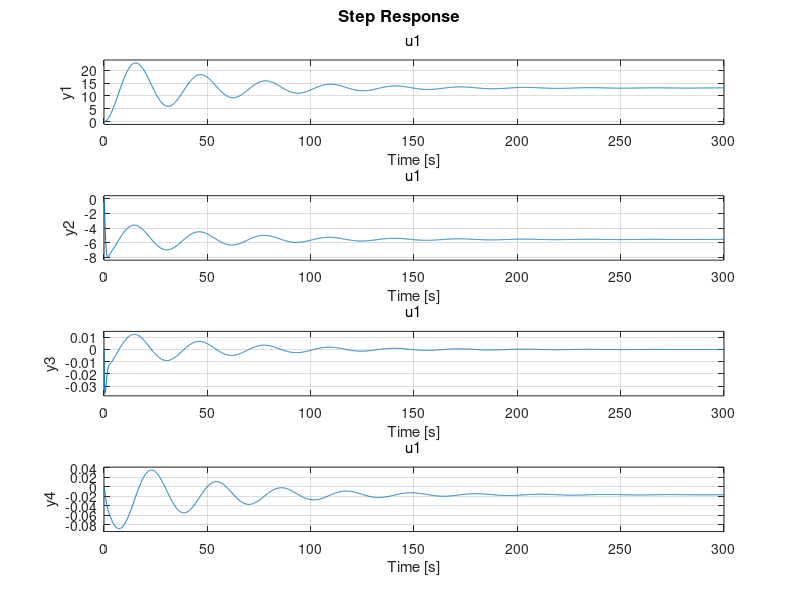

Write MATLAB code to recreate this figure. (Note: this script raises an error after producing the figure.)
% File to calculate dimensional derivatives

clc
close all
clear

% Load Non-Dimensional Stability derivatives

load('nonDimDerivatives.mat');
load('dynamics.mat');

SIunits = false;

if SIunits
    % Conversion factors
    ft_to_metre = 0.3048;
    lb_to_kg = 0.453592;
    slug_to_kg = 14.5939;


    MOIconvert = slug_to_kg * (ft_to_metre ^ 2);



    % Constants
    a = 340; % sonic velocity in m/s
    g = 9.80665; % acceleration due to gravity
    rho = 1.225; % density in kg/m^3
    
    % Convert
    U_0 = U_0 * ft_to_metre;
    S = S * ft_to_metre^2;
    b = b * ft_to_metre;
    c = c * ft_to_metre;
    m = m * lb_to_kg;

    Ixx = Ixx * MOIconvert;
    Iyy = Iyy * MOIconvert;
    Izz = Izz * MOIconvert;
    Ixz = Ixz * MOIconvert ;  


else
    a = 1125.33; % sonic velocity in ft/s
    g = 32.174;

    % Convert mass moments of inertia to consistent units --> INTO lb-ft^2 FROM slug-ft^2
    Ixx = Ixx * g;
    Iyy = Iyy * g;
    Izz = Izz * g;
    Ixz = Ixz * g;
end

q = 0.5 * rho * U_0^2;
M = U_0 / a;


% calculate Propulsion matrix
Prop = [ eye(3);
0,-Pe(3),Pe(2);
Pe(3),0,-Pe(1);
-Pe(2),Pe(1),0];

Cx_a = C_L - C_D_a;

Xu = -2 * C_D * q * S /(m * U_0) ;
Xw =  q * S / (m * U_0 )* Cx_a ;
Xq = 0;

Zu =  -2 * C_L * (q * S / (m * U_0)); % (2 * C_L + M * C_L_M).... -0.2095
Zw = -q * S / m / U_0 * (C_D + C_La);
Zdw = q * S * c / (m * 2 * U_0^2 ) * C_L_da;
Zq =  -q * S * c  / (m * 2 * U_0 ) * C_L_hq;

Mu = C_m_M * (q * S * c / (Iyy * U_0)); % C_m_u .. 0.0003
Mw = C_m_a * q * S * c / ( Iyy * U_0 ) ;
Mdw = q * S * c^2 / ( Iyy * U_0^2  ) * C_m_da; % ...-0.0008 
Mq = q * S * c^2 / ( Iyy * U_0 * 2) * C_m_hq;

Zde = -(C_L_de * q * S )/ m; % -2.9793
Mde = q * S * c / Iyy * C_m_de;


Mustar = Mu + Mdw * Zu; %
Mwstar = Mw + Mdw * Zw;
Mqstar = Mq + Mdw * Zq;
Mthetastar = -Mdw * g * sin(theta_0);
Mdestar = Mde + Mdw * Zde;

% System stability matrix

A = [Xu Xw 0  -g*cos(theta_0);  Zu Zw U_0 + Zq  -g * sin(theta_0);
    Mustar Mwstar Mqstar Mthetastar;  0  0 1  0];

B = [0; deg2rad(Zde); deg2rad(Mdestar); 0];  % Control matrix

C = eye(size(A, 1));

D = zeros(size(B));

longSys = ss(A, B, C, D); % State-space system

T = linspace(0,200,10000);

% Verify contrallability of all states

co = ctrb(A,B);
cntrl = rank(co);
assert(cntrl == 4);

% Check open-loop eigenvalues
Apole = eig(A);


% Compute the eiginevalues of the UAV
pol = eig(longSys);


% Step response of the UAV
figure(1)
step(longSys,T); % u w q theta
hold on;

% Desired closed-loop eigenvalues
pl = [ -1.8 + 1.5i;
  -1.8 - 1.5i;
   -0.02 + 0.2i;
   -0.02 - 0.2i];

% Compute gain matrix K using pole placement
K = place(A,B,pl);

% Check for closed-loop eigenvalues 
Acl = A-B*K; % Closed-loop A matrix 
Ecl = eig(Acl);

% Create closed-loop system
syscl = ss(Acl,B,C,D);

figure(1);

% Check step response
step(syscl);

Kdc = dcgain(syscl);
Kr = 1/Kdc;

% Create scaled input closed loop system
sys_scaled = ss(Acl, B*16,C,D);
step(sys_scaled);
info = stepinfo(sys_scaled);

%info.Overshoot
%info.RiseTime

save('sysMatrix.mat');





